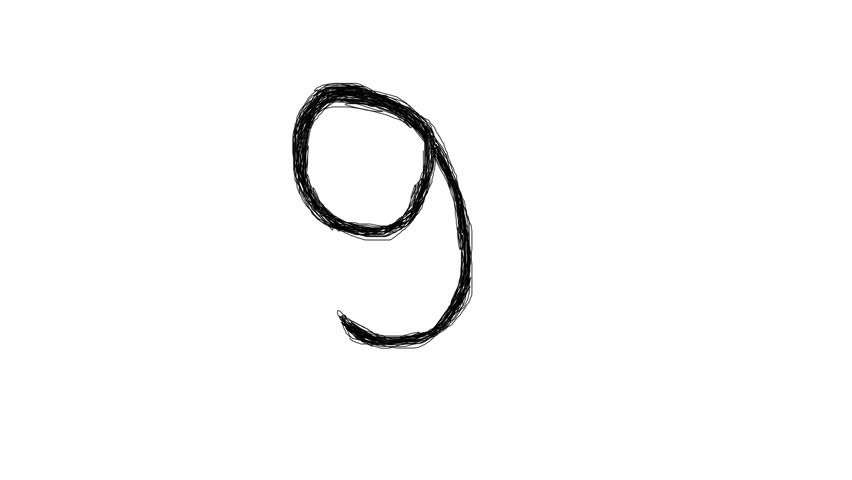
#> input picture ESAP9/9.jpg, 852 x 480 px
$ python -i digit_recogniser.py   (imports and definitions only)
#> lines starting #> are read from the running program, lines starting #| are printed output that depends on the picture; after the words box and inside, x2 and y2 are one past the last pixel; in counts of white or black regions, pixels touching at a corner belong together
#> further down, picture is the input picture: shape (480, 852, 3); min 0, max 255, mean 249.6
#! /usr/bin/env python3

# Copyright(c) 2017 Intel Corporation.
# License: MIT See LICENSE file in root directory.


import numpy
import cv2
import os
import sys
# import mvnc as mvnc
import time
from mvnc import mvncapi as mvnc

from imutils.video import VideoStream

from typing import List

NETWORK_IMAGE_DIMENSIONS = (28, 28)


# [93 lines left out: functions do_initialize, do_inference, do_cleanup, show_inference_results, not called in this run]


def process_image(img):
    img = cv2.cvtColor(img, cv2.COLOR_BGR2GRAY)
    (thresh, img) = cv2.threshold(img, 127, 255, cv2.THRESH_BINARY)
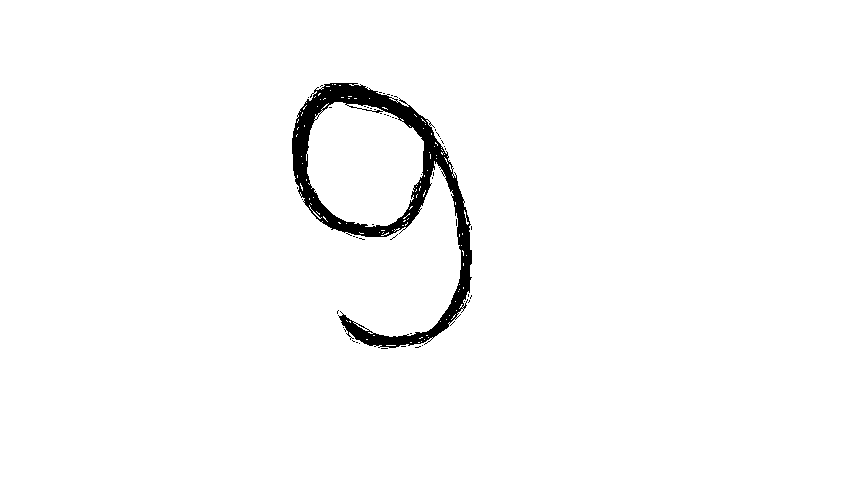
#> img: shape (480, 852); 97.7% white; 51 black regions (50 under 20 px), largest, box (x1, y1, x2, y2) and area: (292, 83, 472, 348) 9139
    height, width = img.shape
#> height = 480; width = 852
    img = img[0:height, int((width / 2) - (height / 2)):int((width / 2) + (height / 2))]
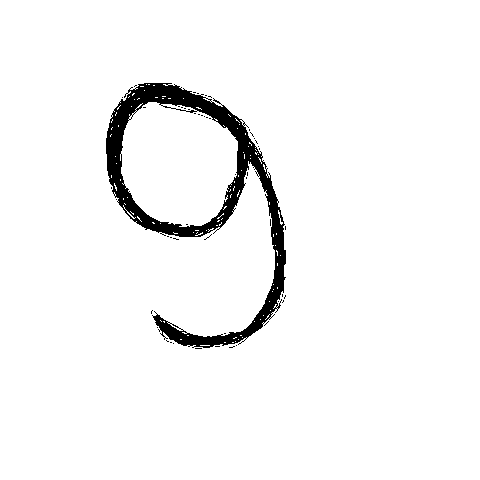
#> img: shape (480, 480); 96% white; 51 black regions (50 under 20 px), largest, box (x1, y1, x2, y2) and area: (106, 83, 286, 348) 9139
    img = cv2.resize(img, (28, 28))
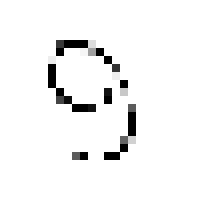
#> img: shape (28, 28) (shown 8 times larger); min 0, max 255, mean 245.5
    img = cv2.bitwise_not(img)
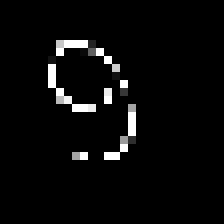
#> img: shape (28, 28) (shown 8 times larger); min 0, max 255, mean 9.5
    return img


# [40 lines left out: function main, not called in this run]


# [2 lines not run here, left out]

>>> import cv2
>>> picture = cv2.imread('9.jpg')
>>> result = process_image(picture)
